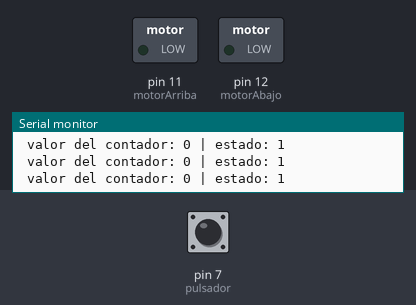
The sketch below on a simulated Arduino Uno, built with avr-gcc and run on an emulated ATmega328P. Parts: switched loads named in the sketch (green lamp = pin HIGH), the last lines printed to the serial monitor. The test bench sets the inputs (shaded band); at power-on: pin 7 (pulsador) LOW.

Above: at 1.2 s.
1.3 s: pin 7 (pulsador) pulled HIGH for 0.15 s
At 2.0 s:
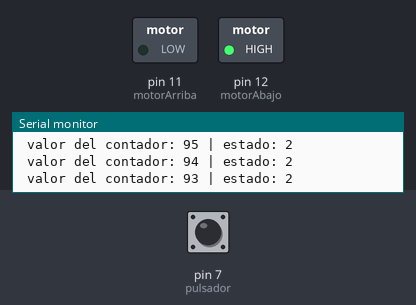
2.9 s: pin 7 (pulsador) pulled HIGH for 1 s
At 5.1 s:
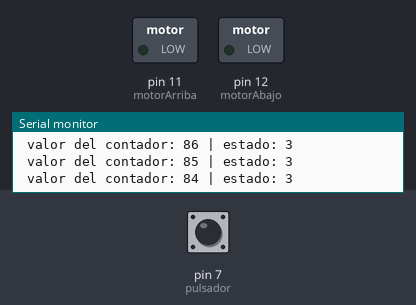
5.4 s: pin 7 (pulsador) pulled HIGH for 3.2 s
At 9.3 s:
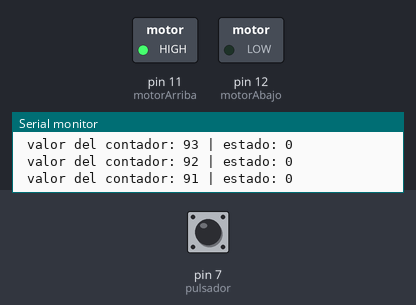
Timing chart, 0 to 16.1 s (numbered marks = the images above; inputs shaded):
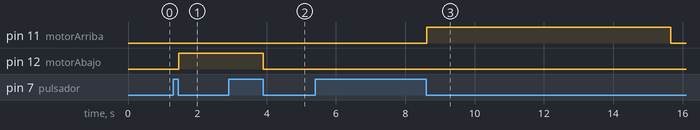

The sketch:

practica_21_xanela.ino
```cpp
/*PROGRAMA PARA SIMULAR LA FUNCION DE UNA VENTANA DE AUTOMOVIL
DE MANERA SIMPLIFICADA. EL PULSADOR ACCIONA EL MOTOR DE SUBIDA AL SER PRESIONADO
  UNA SEGUNDA PULSACION PROVOCA QUE EL MOTOR DE BAJADA SE ACCIONE.
  MIENTRAS LOS MOTORES ESTAN ACCIONADOS DEBEN RESPONDER AL ACCIONAMIENTO DEL PULSADOR (RESPONSIVE)
  EN LA SEGUNDA PARTE DEL PROBLEMA HAY QUE FORZAR QUE EL PULSADOR TENGA 3 ESTADOS (ARRIBA 0. PARADA 1 Y ABAJO 2 , PARADA 3)
  Y QUE DESPUES DE CADA ACCIONAMIENTO DEL PULSADOR PASE POR "0" O PARADA .


  ENTRADA: PULSADOR (SEÑAL DIGITAL)

  SAlIDAS: 2 RELÉ  (SEÑAL DIGITAL)

  AUTOR: DAVID ANDRES OTERO ELIA
  DATA: 02/02/2023 */


#define motorArriba 11
#define motorAbajo 12
#define pulsador  7

//int motor arriba = 11;
//int motor abajo = 12;

	int estado = 1; // Bool (estado booliano 0 y 1)practica anterior ----------INT en este caso puede tomar valores 0, 1, 2.
	int contador = 0; // contador para el nº de impulsos del pulsador para conectar el motor.


void setup() {
 		 pinMode(motorArriba,OUTPUT);
 		 pinMode(motorAbajo,OUTPUT);
 		 pinMode(pulsador,INPUT);

 		 Serial.begin(9600);
}

void loop() {
  //lectura del pulsador
  	if(digitalRead(pulsador)) {
     //si esta pulsado......
     estado = (estado + 1) % 4; 			//ASIGNACION //cambiame el estado, activa/ desactiva. / ACTUALIZACION DEL ESTADO PARA ESTAR ENTRE 0 Y 3
   	 contador = 100;
      while(digitalRead(pulsador)) { //lee que esta el pulsador pulsado
        delay(20);      // espera 20milisegundos mientras esta pulsado y vuelve a empezar el bucle(autolectura)
      }
    }

  //fin lectura del pulsador

  Serial.print(" valor del contador: ");
  Serial.print(contador);
  Serial.print(" | estado: ");
  Serial.println(estado);

  //accionamiento de los motores

  if (contador > 0) {
    if(estado == 0) {    // == COMPARACION
      digitalWrite(motorArriba, HIGH); // ABRIMOS RELE QUE ACTIVA MOTOR DE SUBIDA
      digitalWrite(motorAbajo, LOW);  // CERRAMOS RELE QUE ACTIVA MOTOR DE BAJADA
      delay (70);
      contador--;   //restamos 1 a la variable ///contador///////
    }
  else if(estado == 2)  {
     	 digitalWrite(motorAbajo, HIGH);
     	 digitalWrite(motorArriba, LOW);
     	 delay(70);
    	 contador--;
    }
    else {
     	  digitalWrite(motorAbajo, LOW);
    	  digitalWrite(motorArriba, LOW);
    	  delay(70);
		  contador--;
    }
  }
  else{			// SI NO ESTA EL MOTOR ACCIONADORA . LEE EL BOTON 10 VECES
    	digitalWrite(motorAbajo, LOW);
    	digitalWrite(motorArriba, LOW);
    	delay(10);
  }
  }
      //FIN DE ACCIONAMIENTO DE MOTORES
     //delay(80);
```

Measured:
- after the input at 1.3 s, pin 12 (motorAbajo): LOW → HIGH after 0.17 s
- after the input at 2.9 s, pin 12 (motorAbajo): HIGH → LOW after 1.0 s
- after the input at 5.4 s, pin 11 (motorArriba): LOW → HIGH after 3.2 s, → LOW 7.0 s later
